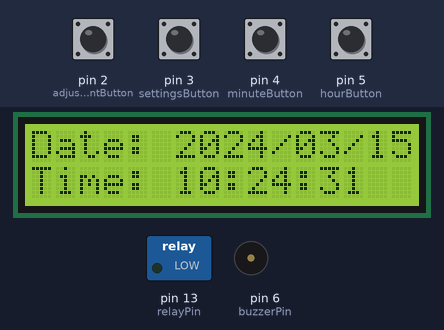
Bench run of a sketch on a simulated Arduino Uno, built with avr-gcc and run on an emulated ATmega328P. On the bench: 16×2 character LCD, switched loads named in the sketch (green lamp = pin HIGH), buzzer (waves = sounding). The test bench sets the inputs (shaded band); at power-on: pin 2 (adjustmentButton), pin 3 (settingsButton), pin 4 (minuteButton), pin 5 (hourButton) HIGH. The local clock reads 2024-03-15 10:24:30 at power-on unless the sketch sets it.

Above: at 1.2 s.
1.3 s: pin 2 (adjustmentButton) pulled LOW for 0.6 s
At 1.9 s:
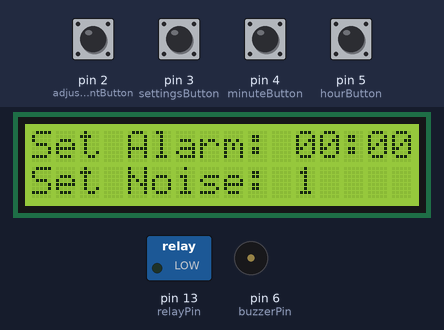
3.4 s: pin 3 (settingsButton) pulled LOW for 0.6 s
At 6.4 s:
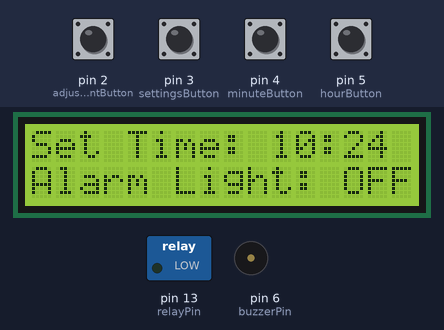
7.0 s: pin 4 (minuteButton) pulled LOW for 0.6 s
At 7.37 s:
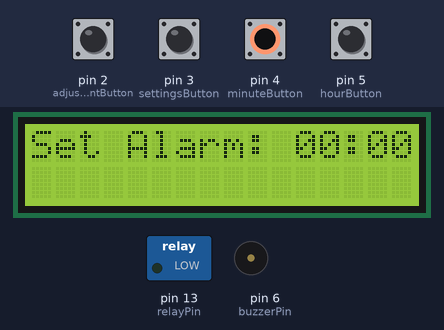
9.1 s: pin 2 (adjustmentButton) pulled LOW for 1 s
At 10.4 s:
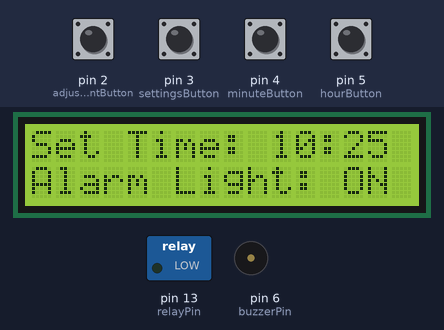
12.0 s: pin 5 (hourButton) pulled LOW for 0.6 s
At 14.0 s:
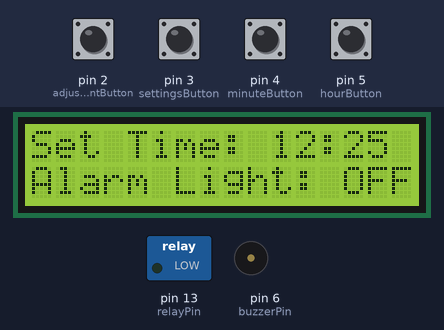
14.5 s: pin 3 (settingsButton) pulled LOW for 1 s
At 15.6 s:
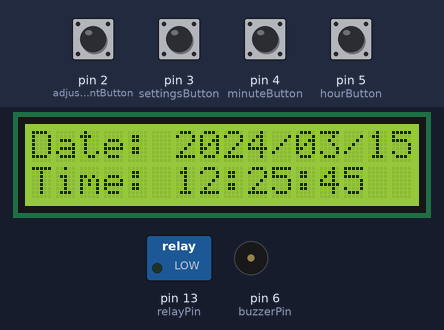
Timing chart, 0 to 17.5 s (numbered marks = the images above; inputs shaded):
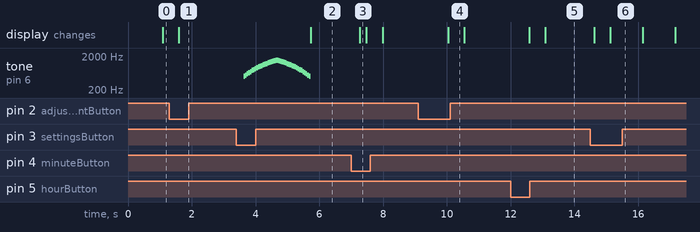

The sketch:

ALARM_3.ino
```cpp
// Alarm Clock
// By: Diego J. Graham
// Allows the user to us an alarm clock with an arduino, LCD, DS1307, a few wires,
// 4 buttons, a potentiometer, and a buzzer.
// Features: snooze button, adjustable alarm, 5 alarm noises, a stop button, a lamp,
// and the ability to set the time.

// Include Libraries
#include <Wire.h>
#include <LiquidCrystal.h>
#include <DS3231.h>


// Set pins for LCD
LiquidCrystal lcd(7, 8, 9, 10, 11, 12);


// Initiate the RTC, and shorten expressions
DS3231 clock;
RTCDateTime dt;


// Define Pins
const int buzzerPin = 6;
const int adjustmentButton = 2;
const int hourButton = 5;
const int minuteButton = 4;
const int settingsButton = 3;
const int relayPin = 13;
const int snoozeTime = 5;

// Set Variables for the alarm to 0
int alarmHour = 0;
int alarmMinute = 0; // Fixed the incorrect variable name
int alarmNoise = 0;
int alarmLight = 1;


// Tracks wether the alarm is on or off
bool settingAlarm = false;
bool settings = false;


// A set up loop, runs once
void setup() {
  lcd.begin(16,2); // Define the area of the LCD
  clock.begin(); // Start Clock
  Wire.begin(); // Start simple communication with embeded systems in RTC

  // Defines input and output for pins
  pinMode(buzzerPin, OUTPUT);
  pinMode(adjustmentButton, INPUT_PULLUP);
  pinMode(hourButton, INPUT_PULLUP);
  pinMode(minuteButton, INPUT_PULLUP);
  pinMode(settingsButton, INPUT_PULLUP);
  pinMode(relayPin, OUTPUT);

  digitalWrite(relayPin, LOW);  // Ensure relay starts in OFF state

  // SET TIME ONCE, THEN COMMENT OUT AND REUPLOAD
  //clock.setDateTime(2025, 03, 25, 15, 17, 00);

  // Allows buttons to interupt code
  attachInterrupt(digitalPinToInterrupt(adjustmentButton), toggleAlarmSetting, FALLING);
  attachInterrupt(digitalPinToInterrupt(settingsButton), toggleSettingsSetting, FALLING);

}


void toggleAlarmSetting() {
  settingAlarm = !settingAlarm;
}


void toggleSettingsSetting() {
  settings = !settings;
}


// Displays the Date and Time
void displayTime() {
  // Displays the year
  lcd.clear();
  lcd.setCursor(0,0);
  lcd.print("Date: ");
  lcd.print(dt.year); lcd.print("/");
  if (dt.month < 10) lcd.print("0"); lcd.print(dt.month); lcd.print("/");
  if (dt.day < 10) lcd.print("0"); lcd.print(dt.day);

  // Displays the time
  lcd.setCursor(0, 1);
  lcd.print("Time: ");
  if (dt.hour < 10) lcd.print("0"); lcd.print(dt.hour); lcd.print(":");
  if (dt.minute < 10) lcd.print("0"); lcd.print(dt.minute); lcd.print(":");
  if (dt.second < 10) lcd.print("0"); lcd.print(dt.second);
}


// Defines the various alarm noises
void activateAlarm() {
  // Default Noise
  if (alarmNoise == 0){
    for (int i = 0; i < 5; i++) { // Beep 5 times
      tone(buzzerPin, 1000); // 1000 Hz beep
      delay(500);
      noTone(buzzerPin);
      delay(500);
    }
  }

  // Second Noise
  if (alarmNoise == 1){
    for (int freq = 500; freq <= 1500; freq += 50) {
        tone(buzzerPin, freq);
        delay(50);
    }
    for (int freq = 1500; freq >= 500; freq -= 50) {
        tone(buzzerPin, freq);
        delay(50);
    }
    noTone(buzzerPin);
  }

  // Third Noise
  if (alarmNoise == 2){
    for (int i = 0; i < 10; i++) {
        tone(buzzerPin, 1500); // Higher pitch
        delay(200);
        noTone(buzzerPin);
        delay(200);
    }
  }

  // Forth Noise
  if (alarmNoise == 3){
    for (int i = 0; i < 3; i++) {
        tone(buzzerPin, 1200); // First beep
        delay(300);
        noTone(buzzerPin);
        delay(100);
        tone(buzzerPin, 1200); // Second beep
        delay(300);
        noTone(buzzerPin);
        delay(700);
    }
  }

  // Fifth Noise
  if (alarmNoise == 4){
    for (int freq = 2000; freq >= 500; freq -= 100) {
        tone(buzzerPin, freq);
        delay(100);
    }
    noTone(buzzerPin);
  }
  }


// Adjusts the alarm time
void setAlarm() {
  // Activates the new screen
  lcd.setCursor(0,0);
  lcd.print("Set Alarm: ");

  // The logic for how to display the time being set
  if (alarmHour < 10) lcd.print("0"); lcd.print(alarmHour); lcd.print(":");
  if (alarmMinute < 10) lcd.print("0"); lcd.print(alarmMinute);

  // The amount that the hour increses each time button is pressed
  if (digitalRead(hourButton) == LOW) {
    alarmHour = (alarmHour + 1) % 24;
    delay(200);
  }

  // The amount that the hour increses each time button is pressed
  if (digitalRead(minuteButton) == LOW) {
    alarmMinute = (alarmMinute + 1) % 60;
    delay(200);
  }
}


// Selects the alarm noise the user wants
void setNoise() {
  // Set the cursor
  lcd.setCursor(0, 1);
  lcd.print("Set Noise: ");
  lcd.print(alarmNoise + 1);

  // 5 alarm otions that go up each time the button is pressed
  if (digitalRead(settingsButton) == LOW){
    alarmNoise = (alarmNoise + 1) % 5;
    activateAlarm();
  }
}


// Selects the alarm light setting the user wants
void setLight() {
  // Set the cursor unter the alarm noise screen
  lcd.setCursor(0,1);
  lcd.print("Alarm Light: ");

  // Display on or off for the light
  if (alarmLight == 0) {
    lcd.print("ON");
  }
  else if (alarmLight == 1) {
    lcd.print("OFF");
  }

  // When button is pressed change the value for alarm light
  if (digitalRead(adjustmentButton) == LOW) {
    alarmLight = (alarmLight + 1) % 2;
  }
}


// Sets the time
void setTime(){
  //innitiate the interface
  lcd.setCursor(0, 0);
  lcd.print("Set Time: ");

  // Show the time
  if (dt.hour < 10) lcd.print("0");
  lcd.print(dt.hour);
  lcd.print(":");
  if (dt.minute < 10) lcd.print("0");
  lcd.print(dt.minute);

  // Set the Hour
  if (digitalRead(hourButton) == LOW){
    dt.hour = (dt.hour + 1) % 24;
    clock.setDateTime(dt.year, dt.month, dt.day, dt.hour, dt.minute, dt.second);
  }

  // Set the Minute
  if (digitalRead(minuteButton) == LOW){
    dt.minute = (dt.minute + 1) % 60;
    clock.setDateTime(dt.year, dt.month, dt.day, dt.hour, dt.minute, dt.second);
  }
}

// Allows the user to switch through different screens
void selectScreen(){
  // Clock
  if (!settings && !settingAlarm) {
    displayTime(); // Clock
    // Turn the light off
    if (digitalRead(relayPin) == HIGH){
      if(digitalRead(hourButton) == LOW){
        digitalWrite(relayPin, LOW);
      }
    }
    // Turn the light on
    if (digitalRead(relayPin) == LOW){
      if(digitalRead(minuteButton) == LOW){
        digitalWrite(relayPin, HIGH);
      }
    }
  }

  // Adjustment screen
  if (settingAlarm ) {
    adjustmentScreen();
  }

  // Setting screen
  if (settings){
    settingsScreen();
  }
}


// The settings screem
void settingsScreen(){
  lcd.clear();
  setLight();
  setTime();
}


// The adjustment screen
void adjustmentScreen(){
  lcd.clear();
  setAlarm();
  setNoise();
}


// The Alarm
// Allows the user to stop and snooze the alarm
void alarm(){
  // Check if it's time to activate the alarm
  while (dt.hour == alarmHour && dt.minute == alarmMinute && dt.second == 0) {
    // Continuously check the button until it is pressed
    while (digitalRead(settingsButton) == HIGH) {
      // Check to see if user wants the light to turn on when alarm goes off
      if(alarmLight == 0){
      digitalWrite(relayPin, HIGH);
      }
      // Start the alarm noise
      activateAlarm();
      // Snooze button
      if (digitalRead(adjustmentButton)== LOW){
      // Turns off the light if snooze button is pressed
      digitalWrite(relayPin, LOW);
        break;
      }
      // Wait for the button press
      if (digitalRead(settingsButton) == LOW) {

        break;
      }
    }

    // Stop the buzzer when the button is pressed
    noTone(buzzerPin);
    break;
  }
}


// The main loop
void loop() {
  // Shorten the expression for ease of use
  dt = clock.getDateTime();

  // Define weather display shoud show clock, adjustment screen, or settings screen
  selectScreen();

  // Sounds the alarm and snoozes or stops the alarm
  alarm();

  // Delay for smooth running
  delay(500);
}
```

Measured:
- after the input at 1.3 s, the display: changes after 0.30 s (image 1)
- after the input at 3.4 s, tone on pin 6 (buzzerPin): plays 500 Hz for 0.05 s, 550 Hz for 0.05 s, 600 Hz for 0.05 s, 650 Hz for 0.05 s, 700 Hz for 0.05 s, 750 Hz for 0.05 s … (41 notes in this stretch), starting after 0.23 s; the display: changes after 2.3 s (image 2)
- after the input at 7.0 s, the display: changes after 0.27 s (image 3)
- after the input at 9.1 s, the display: changes after 0.94 s (image 4)
- after the input at 12.0 s, the display: first changes after 0.58 s (image 5 shows a later state)
- after the input at 14.5 s, the display: first changes after 0.12 s (image 6 shows a later state)
